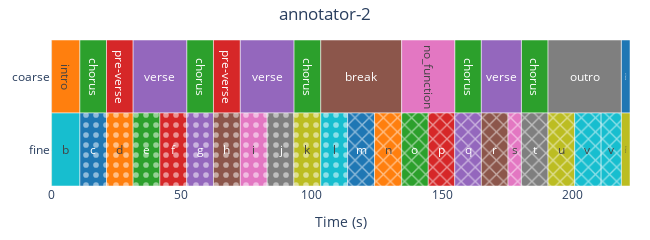

This figure's notebook cell:
### Code cell
ref.plot()

### Figure 1 — Plotly figure (JSON) as saved in the notebook; plotly's stock layout.template omitted (floating-point values rounded to 4 significant figures)
{"data": [{"base": [0, 218.7], "customdata": ["<b>silence</b><br>Layer: coarse<br>Start: 0.000s<br>End: 0.224s<br>Duration: 0.224s", "<b>silence</b><br>Layer: coarse<br>Start: 218.709s<br>End: 222.061s<br>Duration: 3.352s"], "hovertemplate": "%{customdata}<extra></extra>", "insidetextanchor": "middle", "marker": {"color": "#1F77B4", "line": {"color": "white", "width": 0.5}, "pattern": {"fgcolor": "white", "fgopacity": 0.5, "shape": "", "solidity": 0.25}}, "name": "silence", "orientation": "h", "showlegend": true, "text": ["silence", "silence"], "textposition": "inside", "type": "bar", "width": 1, "x": [0.2245, 3.352], "y": ["coarse", "coarse"]}, {"base": [0.2245], "customdata": ["<b>intro</b><br>Layer: coarse<br>Start: 0.224s<br>End: 11.086s<br>Duration: 10.861s"], "hovertemplate": "%{customdata}<extra></extra>", "insidetextanchor": "middle", "marker": {"color": "#FF7F0E", "line": {"color": "white", "width": 0.5}, "pattern": {"fgcolor": "white", "fgopacity": 0.5, "shape": "", "solidity": 0.25}}, "name": "intro", "orientation": "h", "showlegend": true, "text": ["intro"], "textposition": "inside", "type": "bar", "width": 1, "x": [10.86], "y": ["coarse"]}, {"base": [11.09, 52.05, 93.16, 154.8, 180.4], "customdata": ["<b>chorus</b><br>Layer: coarse<br>Start: 11.086s<br>End: 21.290s<br>Duration: 10.204s", "<b>chorus</b><br>Layer: coarse<br>Start: 52.047s<br>End: 62.310s<br>Duration: 10.263s", "<b>chorus</b><br>Layer: coarse<br>Start: 93.155s<br>End: 103.465s<br>Duration: 10.310s", "<b>chorus</b><br>Layer: coarse<br>Start: 154.837s<br>End: 165.049s<br>Duration: 10.212s", "<b>chorus</b><br>Layer: coarse<br>Start: 180.408s<br>End: 190.637s<br>Duration: 10.229s"], "hovertemplate": "%{customdata}<extra></extra>", "insidetextanchor": "middle", "marker": {"color": "#2CA02C", "line": {"color": "white", "width": 0.5}, "pattern": {"fgcolor": "white", "fgopacity": 0.5, "shape": "", "solidity": 0.25}}, "name": "chorus", "orientation": "h", "showlegend": true, "text": ["chorus", "chorus", "chorus", "chorus", "chorus"], "textposition": "inside", "type": "bar", "width": 1, "x": [10.2, 10.26, 10.31, 10.21, 10.23], "y": ["coarse", "coarse", "coarse", "coarse", "coarse"]}, {"base": [21.29, 62.31], "customdata": ["<b>pre-verse</b><br>Layer: coarse<br>Start: 21.290s<br>End: 31.507s<br>Duration: 10.218s", "<b>pre-verse</b><br>Layer: coarse<br>Start: 62.310s<br>End: 72.608s<br>Duration: 10.298s"], "hovertemplate": "%{customdata}<extra></extra>", "insidetextanchor": "middle", "marker": {"color": "#D62728", "line": {"color": "white", "width": 0.5}, "pattern": {"fgcolor": "white", "fgopacity": 0.5, "shape": "", "solidity": 0.25}}, "name": "pre-verse", "orientation": "h", "showlegend": true, "text": ["pre-verse", "pre-verse"], "textposition": "inside", "type": "bar", "width": 1, "x": [10.22, 10.3], "y": ["coarse", "coarse"]}, {"base": [31.51, 72.61, 165.0], "customdata": ["<b>verse</b><br>Layer: coarse<br>Start: 31.507s<br>End: 52.047s<br>Duration: 20.540s", "<b>verse</b><br>Layer: coarse<br>Start: 72.608s<br>End: 93.155s<br>Duration: 20.547s", "<b>verse</b><br>Layer: coarse<br>Start: 165.049s<br>End: 180.408s<br>Duration: 15.359s"], "hovertemplate": "%{customdata}<extra></extra>", "insidetextanchor": "middle", "marker": {"color": "#9467BD", "line": {"color": "white", "width": 0.5}, "pattern": {"fgcolor": "white", "fgopacity": 0.5, "shape": "", "solidity": 0.25}}, "name": "verse", "orientation": "h", "showlegend": true, "text": ["verse", "verse", "verse"], "textposition": "inside", "type": "bar", "width": 1, "x": [20.54, 20.55, 15.36], "y": ["coarse", "coarse", "coarse"]}, {"base": [103.5], "customdata": ["<b>break</b><br>Layer: coarse<br>Start: 103.465s<br>End: 134.485s<br>Duration: 31.020s"], "hovertemplate": "%{customdata}<extra></extra>", "insidetextanchor": "middle", "marker": {"color": "#8C564B", "line": {"color": "white", "width": 0.5}, "pattern": {"fgcolor": "white", "fgopacity": 0.5, "shape": "", "solidity": 0.25}}, "name": "break", "orientation": "h", "showlegend": true, "text": ["break"], "textposition": "inside", "type": "bar", "width": 1, "x": [31.02], "y": ["coarse"]}, {"base": [134.5], "customdata": ["<b>no_function</b><br>Layer: coarse<br>Start: 134.485s<br>End: 154.837s<br>Duration: 20.351s"], "hovertemplate": "%{customdata}<extra></extra>", "insidetextanchor": "middle", "marker": {"color": "#E377C2", "line": {"color": "white", "width": 0.5}, "pattern": {"fgcolor": "white", "fgopacity": 0.5, "shape": "", "solidity": 0.25}}, "name": "no_function", "orientation": "h", "showlegend": true, "text": ["no_function"], "textposition": "inside", "type": "bar", "width": 1, "x": [20.35], "y": ["coarse"]}, {"base": [190.6], "customdata": ["<b>outro</b><br>Layer: coarse<br>Start: 190.637s<br>End: 218.709s<br>Duration: 28.072s"], "hovertemplate": "%{customdata}<extra></extra>", "insidetextanchor": "middle", "marker": {"color": "#7F7F7F", "line": {"color": "white", "width": 0.5}, "pattern": {"fgcolor": "white", "fgopacity": 0.5, "shape": "", "solidity": 0.25}}, "name": "outro", "orientation": "h", "showlegend": true, "text": ["outro"], "textposition": "inside", "type": "bar", "width": 1, "x": [28.07], "y": ["coarse"]}, {"base": [0, 218.7], "customdata": ["<b>Silence</b><br>Layer: fine<br>Start: 0.000s<br>End: 0.224s<br>Duration: 0.224s", "<b>Silence</b><br>Layer: fine<br>Start: 218.709s<br>End: 222.061s<br>Duration: 3.352s"], "hovertemplate": "%{customdata}<extra></extra>", "insidetextanchor": "middle", "marker": {"color": "#BCBD22", "line": {"color": "white", "width": 0.5}, "pattern": {"fgcolor": "white", "fgopacity": 0.5, "shape": "", "solidity": 0.25}}, "name": "Silence", "orientation": "h", "showlegend": true, "text": ["Silence", "Silence"], "textposition": "inside", "type": "bar", "width": 1, "x": [0.2245, 3.352], "y": ["fine", "fine"]}, {"base": [0.2245], "customdata": ["<b>b</b><br>Layer: fine<br>Start: 0.224s<br>End: 11.086s<br>Duration: 10.861s"], "hovertemplate": "%{customdata}<extra></extra>", "insidetextanchor": "middle", "marker": {"color": "#17BECF", "line": {"color": "white", "width": 0.5}, "pattern": {"fgcolor": "white", "fgopacity": 0.5, "shape": "", "solidity": 0.25}}, "name": "b", "orientation": "h", "showlegend": true, "text": ["b"], "textposition": "inside", "type": "bar", "width": 1, "x": [10.86], "y": ["fine"]}, {"base": [11.09], "customdata": ["<b>c</b><br>Layer: fine<br>Start: 11.086s<br>End: 21.290s<br>Duration: 10.204s"], "hovertemplate": "%{customdata}<extra></extra>", "insidetextanchor": "middle", "marker": {"color": "#1F77B4", "line": {"color": "white", "width": 0.5}, "pattern": {"fgcolor": "white", "fgopacity": 0.5, "shape": ".", "solidity": 0.25}}, "name": "c", "orientation": "h", "showlegend": true, "text": ["c"], "textposition": "inside", "type": "bar", "width": 1, "x": [10.2], "y": ["fine"]}, {"base": [21.29], "customdata": ["<b>d</b><br>Layer: fine<br>Start: 21.290s<br>End: 31.507s<br>Duration: 10.218s"], "hovertemplate": "%{customdata}<extra></extra>", "insidetextanchor": "middle", "marker": {"color": "#FF7F0E", "line": {"color": "white", "width": 0.5}, "pattern": {"fgcolor": "white", "fgopacity": 0.5, "shape": ".", "solidity": 0.25}}, "name": "d", "orientation": "h", "showlegend": true, "text": ["d"], "textposition": "inside", "type": "bar", "width": 1, "x": [10.22], "y": ["fine"]}, {"base": [31.51], "customdata": ["<b>e</b><br>Layer: fine<br>Start: 31.507s<br>End: 41.759s<br>Duration: 10.252s"], "hovertemplate": "%{customdata}<extra></extra>", "insidetextanchor": "middle", "marker": {"color": "#2CA02C", "line": {"color": "white", "width": 0.5}, "pattern": {"fgcolor": "white", "fgopacity": 0.5, "shape": ".", "solidity": 0.25}}, "name": "e", "orientation": "h", "showlegend": true, "text": ["e"], "textposition": "inside", "type": "bar", "width": 1, "x": [10.25], "y": ["fine"]}, {"base": [41.76], "customdata": ["<b>f</b><br>Layer: fine<br>Start: 41.759s<br>End: 52.047s<br>Duration: 10.288s"], "hovertemplate": "%{customdata}<extra></extra>", "insidetextanchor": "middle", "marker": {"color": "#D62728", "line": {"color": "white", "width": 0.5}, "pattern": {"fgcolor": "white", "fgopacity": 0.5, "shape": ".", "solidity": 0.25}}, "name": "f", "orientation": "h", "showlegend": true, "text": ["f"], "textposition": "inside", "type": "bar", "width": 1, "x": [10.29], "y": ["fine"]}, {"base": [52.05], "customdata": ["<b>g</b><br>Layer: fine<br>Start: 52.047s<br>End: 62.310s<br>Duration: 10.263s"], "hovertemplate": "%{customdata}<extra></extra>", "insidetextanchor": "middle", "marker": {"color": "#9467BD", "line": {"color": "white", "width": 0.5}, "pattern": {"fgcolor": "white", "fgopacity": 0.5, "shape": ".", "solidity": 0.25}}, "name": "g", "orientation": "h", "showlegend": true, "text": ["g"], "textposition": "inside", "type": "bar", "width": 1, "x": [10.26], "y": ["fine"]}, {"base": [62.31], "customdata": ["<b>h</b><br>Layer: fine<br>Start: 62.310s<br>End: 72.608s<br>Duration: 10.298s"], "hovertemplate": "%{customdata}<extra></extra>", "insidetextanchor": "middle", "marker": {"color": "#8C564B", "line": {"color": "white", "width": 0.5}, "pattern": {"fgcolor": "white", "fgopacity": 0.5, "shape": ".", "solidity": 0.25}}, "name": "h", "orientation": "h", "showlegend": true, "text": ["h"], "textposition": "inside", "type": "bar", "width": 1, "x": [10.3], "y": ["fine"]}, {"base": [72.61], "customdata": ["<b>i</b><br>Layer: fine<br>Start: 72.608s<br>End: 82.914s<br>Duration: 10.306s"], "hovertemplate": "%{customdata}<extra></extra>", "insidetextanchor": "middle", "marker": {"color": "#E377C2", "line": {"color": "white", "width": 0.5}, "pattern": {"fgcolor": "white", "fgopacity": 0.5, "shape": ".", "solidity": 0.25}}, "name": "i", "orientation": "h", "showlegend": true, "text": ["i"], "textposition": "inside", "type": "bar", "width": 1, "x": [10.31], "y": ["fine"]}, {"base": [82.91], "customdata": ["<b>j</b><br>Layer: fine<br>Start: 82.914s<br>End: 93.155s<br>Duration: 10.241s"], "hovertemplate": "%{customdata}<extra></extra>", "insidetextanchor": "middle", "marker": {"color": "#7F7F7F", "line": {"color": "white", "width": 0.5}, "pattern": {"fgcolor": "white", "fgopacity": 0.5, "shape": ".", "solidity": 0.25}}, "name": "j", "orientation": "h", "showlegend": true, "text": ["j"], "textposition": "inside", "type": "bar", "width": 1, "x": [10.24], "y": ["fine"]}, {"base": [93.16], "customdata": ["<b>k</b><br>Layer: fine<br>Start: 93.155s<br>End: 103.465s<br>Duration: 10.310s"], "hovertemplate": "%{customdata}<extra></extra>", "insidetextanchor": "middle", "marker": {"color": "#BCBD22", "line": {"color": "white", "width": 0.5}, "pattern": {"fgcolor": "white", "fgopacity": 0.5, "shape": ".", "solidity": 0.25}}, "name": "k", "orientation": "h", "showlegend": true, "text": ["k"], "textposition": "inside", "type": "bar", "width": 1, "x": [10.31], "y": ["fine"]}, {"base": [103.5], "customdata": ["<b>l</b><br>Layer: fine<br>Start: 103.465s<br>End: 113.759s<br>Duration: 10.294s"], "hovertemplate": "%{customdata}<extra></extra>", "insidetextanchor": "middle", "marker": {"color": "#17BECF", "line": {"color": "white", "width": 0.5}, "pattern": {"fgcolor": "white", "fgopacity": 0.5, "shape": ".", "solidity": 0.25}}, "name": "l", "orientation": "h", "showlegend": true, "text": ["l"], "textposition": "inside", "type": "bar", "width": 1, "x": [10.29], "y": ["fine"]}, {"base": [113.8], "customdata": ["<b>m</b><br>Layer: fine<br>Start: 113.759s<br>End: 124.086s<br>Duration: 10.327s"], "hovertemplate": "%{customdata}<extra></extra>", "insidetextanchor": "middle", "marker": {"color": "#1F77B4", "line": {"color": "white", "width": 0.5}, "pattern": {"fgcolor": "white", "fgopacity": 0.5, "shape": "x", "solidity": 0.25}}, "name": "m", "orientation": "h", "showlegend": true, "text": ["m"], "textposition": "inside", "type": "bar", "width": 1, "x": [10.33], "y": ["fine"]}, {"base": [124.1], "customdata": ["<b>n</b><br>Layer: fine<br>Start: 124.086s<br>End: 134.485s<br>Duration: 10.400s"], "hovertemplate": "%{customdata}<extra></extra>", "insidetextanchor": "middle", "marker": {"color": "#FF7F0E", "line": {"color": "white", "width": 0.5}, "pattern": {"fgcolor": "white", "fgopacity": 0.5, "shape": "x", "solidity": 0.25}}, "name": "n", "orientation": "h", "showlegend": true, "text": ["n"], "textposition": "inside", "type": "bar", "width": 1, "x": [10.4], "y": ["fine"]}, {"base": [134.5], "customdata": ["<b>o</b><br>Layer: fine<br>Start: 134.485s<br>End: 144.698s<br>Duration: 10.212s"], "hovertemplate": "%{customdata}<extra></extra>", "insidetextanchor": "middle", "marker": {"color": "#2CA02C", "line": {"color": "white", "width": 0.5}, "pattern": {"fgcolor": "white", "fgopacity": 0.5, "shape": "x", "solidity": 0.25}}, "name": "o", "orientation": "h", "showlegend": true, "text": ["o"], "textposition": "inside", "type": "bar", "width": 1, "x": [10.21], "y": ["fine"]}, {"base": [144.7], "customdata": ["<b>p</b><br>Layer: fine<br>Start: 144.698s<br>End: 154.837s<br>Duration: 10.139s"], "hovertemplate": "%{customdata}<extra></extra>", "insidetextanchor": "middle", "marker": {"color": "#D62728", "line": {"color": "white", "width": 0.5}, "pattern": {"fgcolor": "white", "fgopacity": 0.5, "shape": "x", "solidity": 0.25}}, "name": "p", "orientation": "h", "showlegend": true, "text": ["p"], "textposition": "inside", "type": "bar", "width": 1, "x": [10.14], "y": ["fine"]}, {"base": [154.8], "customdata": ["<b>q</b><br>Layer: fine<br>Start: 154.837s<br>End: 165.049s<br>Duration: 10.212s"], "hovertemplate": "%{customdata}<extra></extra>", "insidetextanchor": "middle", "marker": {"color": "#9467BD", "line": {"color": "white", "width": 0.5}, "pattern": {"fgcolor": "white", "fgopacity": 0.5, "shape": "x", "solidity": 0.25}}, "name": "q", "orientation": "h", "showlegend": true, "text": ["q"], "textposition": "inside", "type": "bar", "width": 1, "x": [10.21], "y": ["fine"]}, {"base": [165.0], "customdata": ["<b>r</b><br>Layer: fine<br>Start: 165.049s<br>End: 175.278s<br>Duration: 10.229s"], "hovertemplate": "%{customdata}<extra></extra>", "insidetextanchor": "middle", "marker": {"color": "#8C564B", "line": {"color": "white", "width": 0.5}, "pattern": {"fgcolor": "white", "fgopacity": 0.5, "shape": "x", "solidity": 0.25}}, "name": "r", "orientation": "h", "showlegend": true, "text": ["r"], "textposition": "inside", "type": "bar", "width": 1, "x": [10.23], "y": ["fine"]}, {"base": [175.3], "customdata": ["<b>s</b><br>Layer: fine<br>Start: 175.278s<br>End: 180.408s<br>Duration: 5.131s"], "hovertemplate": "%{customdata}<extra></extra>", "insidetextanchor": "middle", "marker": {"color": "#E377C2", "line": {"color": "white", "width": 0.5}, "pattern": {"fgcolor": "white", "fgopacity": 0.5, "shape": "x", "solidity": 0.25}}, "name": "s", "orientation": "h", "showlegend": true, "text": ["s"], "textposition": "inside", "type": "bar", "width": 1, "x": [5.131], "y": ["fine"]}, {"base": [180.4], "customdata": ["<b>t</b><br>Layer: fine<br>Start: 180.408s<br>End: 190.637s<br>Duration: 10.229s"], "hovertemplate": "%{customdata}<extra></extra>", "insidetextanchor": "middle", "marker": {"color": "#7F7F7F", "line": {"color": "white", "width": 0.5}, "pattern": {"fgcolor": "white", "fgopacity": 0.5, "shape": "x", "solidity": 0.25}}, "name": "t", "orientation": "h", "showlegend": true, "text": ["t"], "textposition": "inside", "type": "bar", "width": 1, "x": [10.23], "y": ["fine"]}, {"base": [190.6], "customdata": ["<b>u</b><br>Layer: fine<br>Start: 190.637s<br>End: 200.845s<br>Duration: 10.208s"], "hovertemplate": "%{customdata}<extra></extra>", "insidetextanchor": "middle", "marker": {"color": "#BCBD22", "line": {"color": "white", "width": 0.5}, "pattern": {"fgcolor": "white", "fgopacity": 0.5, "shape": "x", "solidity": 0.25}}, "name": "u", "orientation": "h", "showlegend": true, "text": ["u"], "textposition": "inside", "type": "bar", "width": 1, "x": [10.21], "y": ["fine"]}, {"base": [200.8, 211.0], "customdata": ["<b>v</b><br>Layer: fine<br>Start: 200.845s<br>End: 210.984s<br>Duration: 10.139s", "<b>v</b><br>Layer: fine<br>Start: 210.984s<br>End: 218.709s<br>Duration: 7.725s"], "hovertemplate": "%{customdata}<extra></extra>", "insidetextanchor": "middle", "marker": {"color": "#17BECF", "line": {"color": "white", "width": 0.5}, "pattern": {"fgcolor": "white", "fgopacity": 0.5, "shape": "x", "solidity": 0.25}}, "name": "v", "orientation": "h", "showlegend": true, "text": ["v", "v"], "textposition": "inside", "type": "bar", "width": 1, "x": [10.14, 7.725], "y": ["fine", "fine"]}], "layout": {"barmode": "overlay", "height": 120, "margin": {"b": 20, "l": 20, "r": 20, "t": 40}, "showlegend": false, "title": {"text": "annotator-2", "x": 0.5}, "width": 650, "xaxis": {"range": [0, 222.1], "title": {"text": "Time (s)"}}, "yaxis": {"categoryarray": ["fine", "coarse"], "categoryorder": "array", "title": {}}}}
